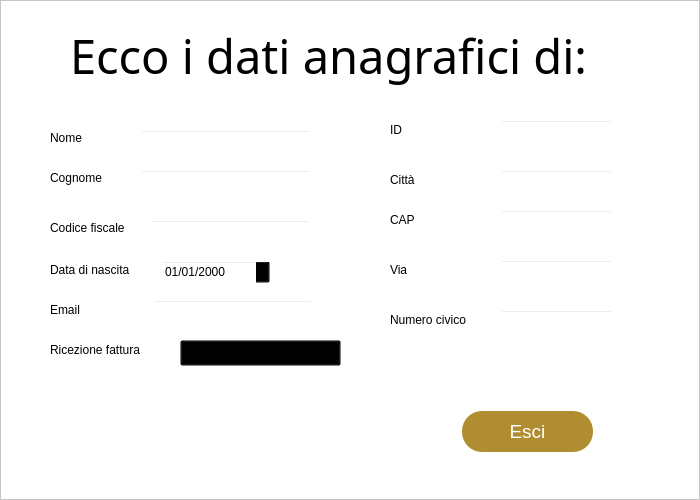
<?xml version="1.0" encoding="UTF-8"?>
<ui version="4.0">
 <class>Dialog</class>
 <widget class="QDialog" name="Dialog">
  <property name="geometry">
   <rect>
    <x>0</x>
    <y>0</y>
    <width>700</width>
    <height>500</height>
   </rect>
  </property>
  <property name="windowTitle">
   <string>Dialog</string>
  </property>
  <widget class="QFrame" name="frame">
   <property name="geometry">
    <rect>
     <x>0</x>
     <y>0</y>
     <width>700</width>
     <height>500</height>
    </rect>
   </property>
   <property name="styleSheet">
    <string notr="true">background-color: rgb(255, 255, 255);</string>
   </property>
   <property name="frameShape">
    <enum>QFrame::StyledPanel</enum>
   </property>
   <property name="frameShadow">
    <enum>QFrame::Raised</enum>
   </property>
   <widget class="QLabel" name="label">
    <property name="geometry">
     <rect>
      <x>50</x>
      <y>130</y>
      <width>60</width>
      <height>16</height>
     </rect>
    </property>
    <property name="styleSheet">
     <string notr="true">background-color:rgba(0,0,0,0);
</string>
    </property>
    <property name="text">
     <string>Nome</string>
    </property>
   </widget>
   <widget class="QLineEdit" name="nome">
    <property name="geometry">
     <rect>
      <x>140</x>
      <y>130</y>
      <width>171</width>
      <height>21</height>
     </rect>
    </property>
    <property name="styleSheet">
     <string notr="true">background-color:rgba(0,0,0,0);
</string>
    </property>
   </widget>
   <widget class="QLabel" name="label_2">
    <property name="geometry">
     <rect>
      <x>50</x>
      <y>170</y>
      <width>60</width>
      <height>16</height>
     </rect>
    </property>
    <property name="styleSheet">
     <string notr="true">background-color:rgba(0,0,0,0);
</string>
    </property>
    <property name="text">
     <string>Cognome</string>
    </property>
   </widget>
   <widget class="QLineEdit" name="cognome">
    <property name="geometry">
     <rect>
      <x>140</x>
      <y>170</y>
      <width>171</width>
      <height>21</height>
     </rect>
    </property>
    <property name="styleSheet">
     <string notr="true">background-color:rgba(0,0,0,0);
</string>
    </property>
   </widget>
   <widget class="QLabel" name="label_3">
    <property name="geometry">
     <rect>
      <x>50</x>
      <y>220</y>
      <width>91</width>
      <height>16</height>
     </rect>
    </property>
    <property name="styleSheet">
     <string notr="true">background-color:rgba(0,0,0,0);
</string>
    </property>
    <property name="text">
     <string>Codice fiscale</string>
    </property>
   </widget>
   <widget class="QLineEdit" name="cf">
    <property name="geometry">
     <rect>
      <x>150</x>
      <y>220</y>
      <width>161</width>
      <height>21</height>
     </rect>
    </property>
    <property name="styleSheet">
     <string notr="true">background-color:rgba(0,0,0,0);
</string>
    </property>
   </widget>
   <widget class="QLabel" name="label_4">
    <property name="geometry">
     <rect>
      <x>50</x>
      <y>260</y>
      <width>101</width>
      <height>20</height>
     </rect>
    </property>
    <property name="styleSheet">
     <string notr="true">background-color:rgba(0,0,0,0);
</string>
    </property>
    <property name="text">
     <string>Data di nascita</string>
    </property>
   </widget>
   <widget class="QDateEdit" name="dateEdit">
    <property name="geometry">
     <rect>
      <x>160</x>
      <y>260</y>
      <width>110</width>
      <height>24</height>
     </rect>
    </property>
    <property name="styleSheet">
     <string notr="true">background-color:rgba(0,0,0,0);
</string>
    </property>
    <property name="displayFormat">
     <string>dd/MM/yyyy</string>
    </property>
   </widget>
   <widget class="QLabel" name="label_5">
    <property name="geometry">
     <rect>
      <x>50</x>
      <y>300</y>
      <width>101</width>
      <height>20</height>
     </rect>
    </property>
    <property name="styleSheet">
     <string notr="true">background-color:rgba(0,0,0,0);
</string>
    </property>
    <property name="text">
     <string>Email</string>
    </property>
   </widget>
   <widget class="QLabel" name="label_6">
    <property name="geometry">
     <rect>
      <x>50</x>
      <y>340</y>
      <width>111</width>
      <height>20</height>
     </rect>
    </property>
    <property name="styleSheet">
     <string notr="true">background-color:rgba(0,0,0,0);
</string>
    </property>
    <property name="text">
     <string>Ricezione fattura</string>
    </property>
   </widget>
   <widget class="QLabel" name="label_7">
    <property name="geometry">
     <rect>
      <x>390</x>
      <y>170</y>
      <width>101</width>
      <height>20</height>
     </rect>
    </property>
    <property name="styleSheet">
     <string notr="true">background-color:rgba(0,0,0,0);
</string>
    </property>
    <property name="text">
     <string>Città</string>
    </property>
   </widget>
   <widget class="QLabel" name="label_8">
    <property name="geometry">
     <rect>
      <x>390</x>
      <y>210</y>
      <width>101</width>
      <height>20</height>
     </rect>
    </property>
    <property name="styleSheet">
     <string notr="true">background-color:rgba(0,0,0,0);
</string>
    </property>
    <property name="text">
     <string>CAP</string>
    </property>
   </widget>
   <widget class="QLabel" name="label_9">
    <property name="geometry">
     <rect>
      <x>390</x>
      <y>260</y>
      <width>101</width>
      <height>20</height>
     </rect>
    </property>
    <property name="styleSheet">
     <string notr="true">background-color:rgba(0,0,0,0);
</string>
    </property>
    <property name="text">
     <string>Via</string>
    </property>
   </widget>
   <widget class="QLabel" name="label_10">
    <property name="geometry">
     <rect>
      <x>390</x>
      <y>310</y>
      <width>101</width>
      <height>20</height>
     </rect>
    </property>
    <property name="styleSheet">
     <string notr="true">background-color:rgba(0,0,0,0);
</string>
    </property>
    <property name="text">
     <string>Numero civico</string>
    </property>
   </widget>
   <widget class="QLineEdit" name="email">
    <property name="geometry">
     <rect>
      <x>152</x>
      <y>300</y>
      <width>161</width>
      <height>21</height>
     </rect>
    </property>
    <property name="styleSheet">
     <string notr="true">background-color:rgba(0,0,0,0);
</string>
    </property>
   </widget>
   <widget class="QLineEdit" name="via">
    <property name="geometry">
     <rect>
      <x>500</x>
      <y>260</y>
      <width>113</width>
      <height>21</height>
     </rect>
    </property>
    <property name="styleSheet">
     <string notr="true">background-color:rgba(0,0,0,0);
</string>
    </property>
   </widget>
   <widget class="QLineEdit" name="citta">
    <property name="geometry">
     <rect>
      <x>500</x>
      <y>170</y>
      <width>113</width>
      <height>21</height>
     </rect>
    </property>
    <property name="styleSheet">
     <string notr="true">background-color:rgba(0,0,0,0);
</string>
    </property>
   </widget>
   <widget class="QLineEdit" name="cap">
    <property name="geometry">
     <rect>
      <x>500</x>
      <y>210</y>
      <width>113</width>
      <height>21</height>
     </rect>
    </property>
    <property name="styleSheet">
     <string notr="true">background-color:rgba(0,0,0,0);
</string>
    </property>
   </widget>
   <widget class="QLineEdit" name="numerocivico">
    <property name="geometry">
     <rect>
      <x>500</x>
      <y>310</y>
      <width>113</width>
      <height>21</height>
     </rect>
    </property>
    <property name="styleSheet">
     <string notr="true">background-color:rgba(0,0,0,0);
</string>
    </property>
   </widget>
   <widget class="QComboBox" name="comboBox">
    <property name="geometry">
     <rect>
      <x>180</x>
      <y>340</y>
      <width>161</width>
      <height>26</height>
     </rect>
    </property>
    <property name="styleSheet">
     <string notr="true">background-color:rgba(0,0,0,0);
</string>
    </property>
    <item>
     <property name="text">
      <string>Cartacea</string>
     </property>
    </item>
    <item>
     <property name="text">
      <string>Posta elettronica</string>
     </property>
    </item>
   </widget>
   <widget class="QPushButton" name="annulla">
    <property name="geometry">
     <rect>
      <x>462</x>
      <y>411</y>
      <width>131</width>
      <height>41</height>
     </rect>
    </property>
    <property name="styleSheet">
     <string notr="true">border-radius:20px;
background-color: rgb(176, 141, 48);
font: 14pt;
color: rgb(255, 255, 255);</string>
    </property>
    <property name="text">
     <string>Esci</string>
    </property>
   </widget>
   <widget class="QLabel" name="label_12">
    <property name="geometry">
     <rect>
      <x>70</x>
      <y>20</y>
      <width>551</width>
      <height>71</height>
     </rect>
    </property>
    <property name="font">
     <font>
      <family>Bangla MN</family>
      <pointsize>35</pointsize>
      <weight>50</weight>
      <italic>false</italic>
      <bold>false</bold>
      <underline>false</underline>
     </font>
    </property>
    <property name="styleSheet">
     <string notr="true">background-color: rgb(255, 255, 255);</string>
    </property>
    <property name="text">
     <string>Ecco i dati anagrafici di:</string>
    </property>
   </widget>
   <widget class="QLabel" name="label_11">
    <property name="geometry">
     <rect>
      <x>390</x>
      <y>120</y>
      <width>101</width>
      <height>20</height>
     </rect>
    </property>
    <property name="styleSheet">
     <string notr="true">background-color:rgba(0,0,0,0);
</string>
    </property>
    <property name="text">
     <string>ID</string>
    </property>
   </widget>
   <widget class="QLineEdit" name="id">
    <property name="geometry">
     <rect>
      <x>500</x>
      <y>120</y>
      <width>113</width>
      <height>21</height>
     </rect>
    </property>
    <property name="styleSheet">
     <string notr="true">background-color:rgba(0,0,0,0);
</string>
    </property>
    <property name="text">
     <string/>
    </property>
   </widget>
  </widget>
 </widget>
 <resources/>
 <connections/>
</ui>
